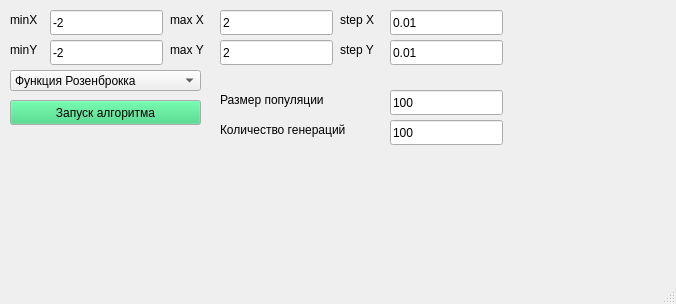
<?xml version="1.0" encoding="UTF-8"?>
<ui version="4.0">
 <class>MainWindow</class>
 <widget class="QMainWindow" name="MainWindow">
  <property name="geometry">
   <rect>
    <x>0</x>
    <y>0</y>
    <width>676</width>
    <height>304</height>
   </rect>
  </property>
  <property name="windowTitle">
   <string>Рой частиц</string>
  </property>
  <widget class="QWidget" name="centralwidget">
   <widget class="QLineEdit" name="x_min">
    <property name="geometry">
     <rect>
      <x>50</x>
      <y>10</y>
      <width>113</width>
      <height>25</height>
     </rect>
    </property>
    <property name="text">
     <string>-2</string>
    </property>
   </widget>
   <widget class="QLineEdit" name="y_min">
    <property name="geometry">
     <rect>
      <x>50</x>
      <y>40</y>
      <width>113</width>
      <height>25</height>
     </rect>
    </property>
    <property name="text">
     <string>-2</string>
    </property>
   </widget>
   <widget class="QLabel" name="label">
    <property name="geometry">
     <rect>
      <x>10</x>
      <y>10</y>
      <width>41</width>
      <height>20</height>
     </rect>
    </property>
    <property name="text">
     <string>minX</string>
    </property>
   </widget>
   <widget class="QLabel" name="label_2">
    <property name="geometry">
     <rect>
      <x>10</x>
      <y>40</y>
      <width>41</width>
      <height>20</height>
     </rect>
    </property>
    <property name="text">
     <string>minY</string>
    </property>
   </widget>
   <widget class="QComboBox" name="comboBox_Function">
    <property name="geometry">
     <rect>
      <x>10</x>
      <y>70</y>
      <width>191</width>
      <height>21</height>
     </rect>
    </property>
    <item>
     <property name="text">
      <string>Функция Розенброкка</string>
     </property>
    </item>
    <item>
     <property name="text">
      <string>Функция Химмельблау</string>
     </property>
    </item>
    <item>
     <property name="text">
      <string>Функция Экли</string>
     </property>
    </item>
    <item>
     <property name="text">
      <string>Функция Изома</string>
     </property>
    </item>
    <item>
     <property name="text">
      <string>Функция Хольдера</string>
     </property>
    </item>
   </widget>
   <widget class="QPushButton" name="pushButton">
    <property name="geometry">
     <rect>
      <x>10</x>
      <y>100</y>
      <width>191</width>
      <height>25</height>
     </rect>
    </property>
    <property name="palette">
     <palette>
      <active>
       <colorrole role="WindowText">
        <brush brushstyle="SolidPattern">
         <color alpha="255">
          <red>0</red>
          <green>0</green>
          <blue>0</blue>
         </color>
        </brush>
       </colorrole>
       <colorrole role="Button">
        <brush brushstyle="SolidPattern">
         <color alpha="255">
          <red>51</red>
          <green>209</green>
          <blue>122</blue>
         </color>
        </brush>
       </colorrole>
      </active>
      <inactive>
       <colorrole role="WindowText">
        <brush brushstyle="SolidPattern">
         <color alpha="255">
          <red>0</red>
          <green>0</green>
          <blue>0</blue>
         </color>
        </brush>
       </colorrole>
       <colorrole role="Button">
        <brush brushstyle="SolidPattern">
         <color alpha="255">
          <red>51</red>
          <green>209</green>
          <blue>122</blue>
         </color>
        </brush>
       </colorrole>
      </inactive>
      <disabled>
       <colorrole role="WindowText">
        <brush brushstyle="SolidPattern">
         <color alpha="255">
          <red>190</red>
          <green>190</green>
          <blue>190</blue>
         </color>
        </brush>
       </colorrole>
       <colorrole role="Button">
        <brush brushstyle="SolidPattern">
         <color alpha="255">
          <red>51</red>
          <green>209</green>
          <blue>122</blue>
         </color>
        </brush>
       </colorrole>
      </disabled>
     </palette>
    </property>
    <property name="text">
     <string>Запуск алгоритма</string>
    </property>
   </widget>
   <widget class="QLineEdit" name="pop_size">
    <property name="geometry">
     <rect>
      <x>390</x>
      <y>90</y>
      <width>113</width>
      <height>25</height>
     </rect>
    </property>
    <property name="text">
     <string>100</string>
    </property>
   </widget>
   <widget class="QLineEdit" name="generations">
    <property name="geometry">
     <rect>
      <x>390</x>
      <y>120</y>
      <width>113</width>
      <height>25</height>
     </rect>
    </property>
    <property name="text">
     <string>100</string>
    </property>
   </widget>
   <widget class="QLabel" name="label_4">
    <property name="geometry">
     <rect>
      <x>220</x>
      <y>90</y>
      <width>141</width>
      <height>20</height>
     </rect>
    </property>
    <property name="text">
     <string>Размер популяции</string>
    </property>
   </widget>
   <widget class="QLabel" name="label_6">
    <property name="geometry">
     <rect>
      <x>220</x>
      <y>120</y>
      <width>161</width>
      <height>20</height>
     </rect>
    </property>
    <property name="text">
     <string>Количество генераций</string>
    </property>
   </widget>
   <widget class="QLineEdit" name="y_max">
    <property name="geometry">
     <rect>
      <x>220</x>
      <y>40</y>
      <width>113</width>
      <height>25</height>
     </rect>
    </property>
    <property name="text">
     <string>2</string>
    </property>
   </widget>
   <widget class="QLineEdit" name="x_max">
    <property name="geometry">
     <rect>
      <x>220</x>
      <y>10</y>
      <width>113</width>
      <height>25</height>
     </rect>
    </property>
    <property name="text">
     <string>2</string>
    </property>
   </widget>
   <widget class="QLabel" name="label_3">
    <property name="geometry">
     <rect>
      <x>170</x>
      <y>10</y>
      <width>51</width>
      <height>20</height>
     </rect>
    </property>
    <property name="text">
     <string>max X</string>
    </property>
   </widget>
   <widget class="QLabel" name="label_7">
    <property name="geometry">
     <rect>
      <x>170</x>
      <y>40</y>
      <width>51</width>
      <height>20</height>
     </rect>
    </property>
    <property name="text">
     <string>max Y</string>
    </property>
   </widget>
   <widget class="QLineEdit" name="y_step">
    <property name="geometry">
     <rect>
      <x>390</x>
      <y>40</y>
      <width>113</width>
      <height>25</height>
     </rect>
    </property>
    <property name="text">
     <string>0.01</string>
    </property>
   </widget>
   <widget class="QLineEdit" name="x_step">
    <property name="geometry">
     <rect>
      <x>390</x>
      <y>10</y>
      <width>113</width>
      <height>25</height>
     </rect>
    </property>
    <property name="text">
     <string>0.01</string>
    </property>
   </widget>
   <widget class="QLabel" name="label_8">
    <property name="geometry">
     <rect>
      <x>340</x>
      <y>10</y>
      <width>51</width>
      <height>20</height>
     </rect>
    </property>
    <property name="text">
     <string>step X</string>
    </property>
   </widget>
   <widget class="QLabel" name="label_9">
    <property name="geometry">
     <rect>
      <x>340</x>
      <y>40</y>
      <width>51</width>
      <height>20</height>
     </rect>
    </property>
    <property name="text">
     <string>step Y</string>
    </property>
   </widget>
  </widget>
  <widget class="QMenuBar" name="menubar">
   <property name="geometry">
    <rect>
     <x>0</x>
     <y>0</y>
     <width>676</width>
     <height>22</height>
    </rect>
   </property>
  </widget>
  <widget class="QStatusBar" name="statusbar"/>
 </widget>
 <tabstops>
  <tabstop>x_min</tabstop>
  <tabstop>x_max</tabstop>
  <tabstop>x_step</tabstop>
  <tabstop>y_min</tabstop>
  <tabstop>y_max</tabstop>
  <tabstop>y_step</tabstop>
  <tabstop>pop_size</tabstop>
  <tabstop>generations</tabstop>
  <tabstop>comboBox_Function</tabstop>
  <tabstop>pushButton</tabstop>
 </tabstops>
 <resources/>
 <connections/>
</ui>
